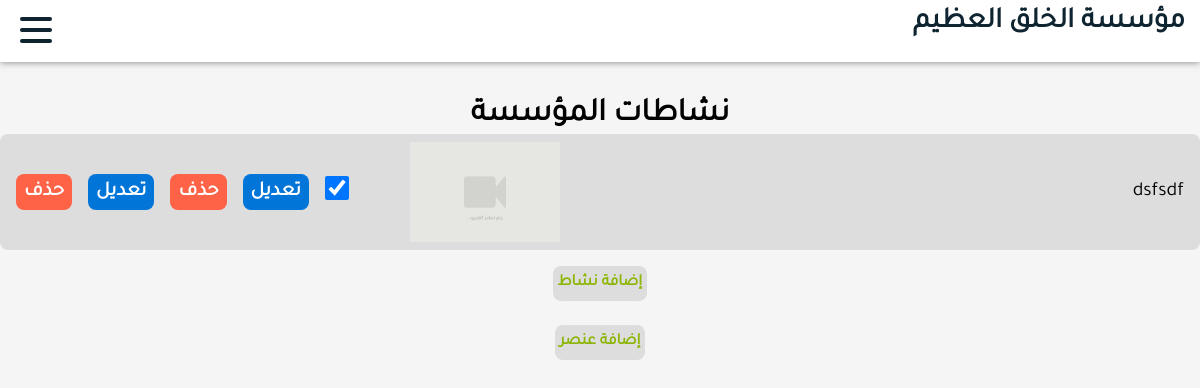
The page /dashboard/activities/ on the database as committed earlier.
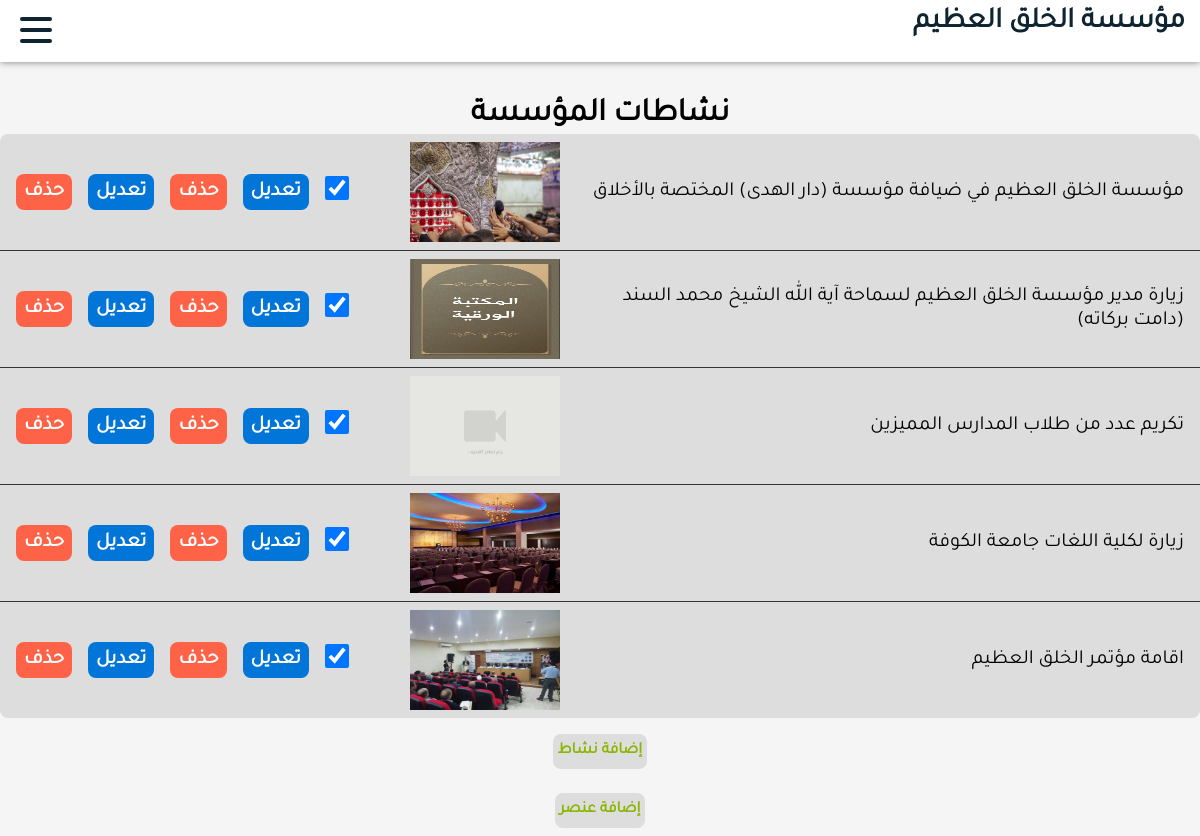
The same page on the database as committed later.
### backend/models.py (models this page shows, shortened)
class Activity(models.Model):
    title = models.CharField(max_length=1000, blank=False)
    created_at = models.DateTimeField(auto_now_add=True)
    main_img = models.ForeignKey(Image, on_delete=models.PROTECT, blank=False)
    body = models.TextField(max_length=5000, blank=False)
    img_array = models.ManyToManyField(Image, blank=True, related_name="images")
    vid_array = models.ManyToManyField(Video, blank=True, related_name="videos")
    audio = models.ForeignKey(Audio, on_delete=models.PROTECT, blank=True, null=True)
    active = models.BooleanField(default=False)
    class Meta:
        ordering = ['-created_at']

class Image(models.Model):
    image = models.ImageField(upload_to="images", blank=False)

### dashboard/views.py (the view)
# urls.py: path("activities/", views.activities, name="activities"),
def activities(request):
    activities = Activity.objects.all()
    section = {
        "image":True,
        "activities":True
    }
    context = {"items":activities,"section":section}
    return render(request, "dashboard/items.html", context)

### backend/context_processors.py (called while the page is built)
def pages(request):
    pages = Page.objects.order_by("order")
    return {'pages': pages}

### dashboard/templates/dashboard/items.html (shortened to what this page needs)
{% extends "dashboard/layout.html" %}
{% block body %}
    {% include "dashboard/menu.html" %}
    <div class="items">
        {% if section.activities %}
        <h1 class="itemsTitle">نشاطات المؤسسة</h1>
        {% elif section.productions %}
        <h1 class="itemsTitle">نتاجات المؤسسة</h1>
        {% endif %}
        <div class="itemsContainer">
            {% for item in items %}
            <div class="item">
                <p>{{ item.title }}</p>
                {% if section.image %}
                <img width="150" height="100" src="{{ item.main_img.image.url }}" alt="">
                {% endif %}
                <div class="buttons">
                    {% if section.activities %}
                    <form action="{% url 'dashboard:activate-activity' item.id %}" method="POST">
                        <input onchange="this.form.submit()" class="checkbox" type="checkbox"
                        {% if item.active == True %}
                        checked
                        {% endif %}
                        >
                    </form>
                    <a class="button buttonEdit" href="{% url 'dashboard:update-activity' item.id %}">تعديل</a>
                    <a class="button buttonDanger" href="{% url 'dashboard:delete-activity' item.id %}">حذف</a>
                    {% endif %}
                    <a class="button buttonEdit" href="{% url 'dashboard:update-item' page.slug item.id %}">تعديل</a>
                    <a class="button buttonDanger" href="{% url 'dashboard:delete-item' page.slug item.id %}">حذف</a>
                </div>
            </div>
            {% empty %}
            <p>لا توجد عناصر.</p>
            {% endfor %}
        </div>
        {% if section.activities %}
        <a class="button buttonPrimary" href="{% url 'dashboard:create-activity' %}">إضافة نشاط</a>
        {% elif section.productions %}
        <a class="button buttonPrimary" href="{% url 'dashboard:create-production' %}">إضافة نتاج</a>
        {% elif section.library %}
        <a class="button buttonPrimary" href="{% url 'dashboard:create-book' %}">إضافة كتاب</a>
        {% endif %}
        <a class="button buttonPrimary" href="{% url 'dashboard:create-item' page.slug %}">إضافة عنصر</a>
    </div>
{% endblock %}

Rows that differ between the two databases and show on the page:
removed Activity: title "dsfsdf", main_img.image (placeholder picture), active "☑"
added Activity: title "مؤسسة الخلق العظيم في ضيافة مؤسسة (دار الهدى) المختصة بالأخلاق", main_img.image (picture), active "☑"
added Activity: title "زيارة مدير مؤسسة الخلق العظيم لسماحة آية الله الشيخ محمد السند (دامت بركاته)", main_img.image (picture), active "☑"
added Activity: title "تكريم عدد من طلاب المدارس المميزين", main_img.image (placeholder picture), active "☑"
added Activity: title "زيارة لكلية اللغات جامعة الكوفة", main_img.image (picture), active "☑"
added Activity: title "اقامة مؤتمر الخلق العظيم", main_img.image (picture), active "☑"
